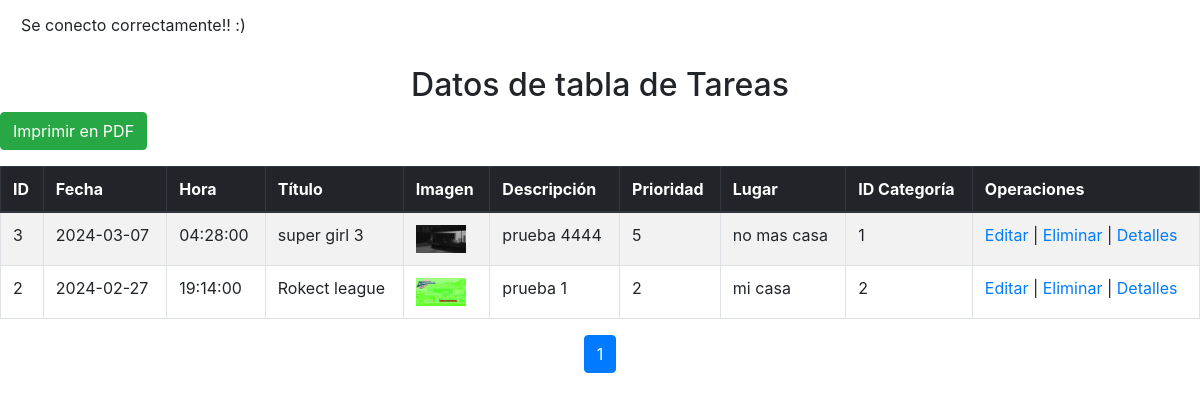
Screenshot of /examenTema4/index.php?accion=listado with the database file from the repository.
### tables this page shows
CREATE TABLE `tareas` (
  `id` int(11) NOT NULL,
  `fecha` date DEFAULT NULL,
  `hora` time DEFAULT NULL,
  `titulo` varchar(255) DEFAULT NULL,
  `imagen` varchar(255) DEFAULT NULL,
  `descripcion` text DEFAULT NULL,
  `prioridad` int(11) DEFAULT NULL,
  `lugar` varchar(255) DEFAULT NULL,
  `car_id` int(11) DEFAULT NULL
);

### examenTema4/controladores/controlador.php (called while the page is built, shortened)
<?php
require_once 'modelos/modelo.php';
class controlador {
    private $modelo;
    public function __construct() {
        $this->modelo = new modelo();
    }
    public function listado() {
        $parametros = [
            "correcto" => FALSE,
            "datos" => NULL,
            "error" => NULL
        ];
        $resultadosPorPagina = 5;
        $totalRegistros = $this->modelo->obtenerTotalRegistros();
        $totalPaginas = ceil($totalRegistros / $resultadosPorPagina);
        $paginaActual = isset($_GET['pagina']) ? (int)$_GET['pagina'] : 1;
        $inicio = ($paginaActual - 1) * $resultadosPorPagina;
        $resultModelo = $this->modelo->obtenerTodasTareas($inicio, $resultadosPorPagina);
        if ($resultModelo["correcto"]) {
            $parametros["correcto"] = TRUE;
            $parametros["datos"] = $resultModelo["datos"];
        } else {
            $parametros["error"] = $resultModelo["error"];
        }
        include_once 'vistas/listado.php';
    }
}

### examenTema4/vistas/listado.php (the view, shortened to what this page needs)
<!DOCTYPE html>
<html lang="es">
<head>
    <link rel="stylesheet" href="https://maxcdn.bootstrapcdn.com/bootstrap/4.0.0-beta.2/css/bootstrap.min.css"
        integrity="sha384-
        PsH8R72JQ3SOdhVi3uxftmaW6Vc51MKb0q5P2rRUpPvrszuE4W1povHYgTpB
        fshb">
</head>
<body>
  <h2 class="d-flex justify-content-center align-items-center flex-column"> Datos de tabla de Tareas</h2>
  <button class="btn btn-success mb-3" onclick="generarPDF()">Imprimir en PDF</button>
  <?php if ($parametros["correcto"]) : ?>
  <div id="tabla-listado" class="table-responsive">
    <table class="table table-bordered table-striped">
      <thead class="thead-dark">
        <tr>
            <th>ID</th>
            <th>Fecha</th>
            <th>Hora</th>
            <th>Título</th>
            <th>Imagen</th>
            <th>Descripción</th>
            <th>Prioridad</th>
            <th>Lugar</th>
            <th>ID Categoría</th>
            <th>Operaciones</th>
        </tr>
      </thead>
      <tbody>
        <?php foreach ($parametros["datos"] as $tarea) : ?>
          <tr>
            <td><?= $tarea['id'] ?></td>
            <td><?= $tarea['fecha'] ?></td>
            <td><?= $tarea['hora'] ?></td>
            <td><?= $tarea['titulo'] ?></td>
            <td><img src="imagenes/<?= $tarea['imagen'] ?>" alt="Imagen de la tarea" width="50"></td>
            <td><?= $tarea['descripcion'] ?></td>
            <td><?= $tarea['prioridad'] ?></td>
            <td><?= $tarea['lugar'] ?></td>
            <td><?= $tarea['car_id'] ?></td>
            <td>
              <a href="../index.php?accion=editarTareaCargaDatos&id=<?= $tarea['id'] ?>">Editar</a> |
              <a href="../index.php?accion=eliminarTarea&id=<?= $tarea['id'] ?>">Eliminar</a> |
              <a href="../index.php?accion=detalle_tarea&id=<?= $tarea['id'] ?>">Detalles</a>
            </td>
          </tr>
        <?php endforeach; ?>
      </tbody>
    </table>
  </div>
  <div class="d-flex justify-content-center">
    <?php for ($i = 1; $i <= $totalPaginas; $i++) : ?>
      <a class="btn btn-primary mx-1" href="index.php?accion=listado&pagina=<?= $i ?>"><?= $i ?></a>
    <?php endfor; ?>
  </div>
  <?php else : ?>
    <p class="alert alert-danger">Error al procesar la solicitud: <?= $parametros["error"] ?></p>
  <?php endif; ?>
</body>
</html>

### examenTema4/modelos/modelo.php (shortened to what this page needs)
<?php
class modelo{
    public function __construct() {
        $this->conectar();
      }
    private $conexion;
    private $dbHost = "localhost";
    private $dbUser = "root";
    private $dbPass = "";
    private $dbName = "bdToDoList";
    public function conectar() {
        try {
            $this->conexion = new PDO("mysql:host=$this->dbHost;dbname=$this->dbName", $this->dbUser, $this->dbPass);
            $this->conexion->setAttribute(PDO::ATTR_ERRMODE, PDO::ERRMODE_EXCEPTION);
            echo '<div class="alert ">' .
            "Se conecto correctamente!! :) <br/>" . '</div>';
            return TRUE;
        } catch (PDOException $ex) {
            echo '<div class="alert alert-danger">' .
            "No se pudo conectar a la BD de usuarios!! :( <br/>" . $ex->getMessage() . '</div>';
            return $ex->getMessage();
        }
    }
    public function obtenerTotalRegistros() {
        try {
            $totalRegistros = $this->conexion->query("SELECT COUNT(*) FROM tareas")->fetchColumn();
            return $totalRegistros;
        } catch (PDOException $ex) {
            return FALSE;
        }
    }
    public function obtenerTodasTareas($inicio, $resultadosPorPagina) {
        $return = [
            "correcto" => FALSE,
            "datos" => NULL,
            "error" => NULL
        ];
        try {
            $query = $this->conexion->prepare("SELECT * FROM tareas ORDER BY fecha DESC, hora DESC LIMIT :inicio, :resultadosPorPagina");
            $query->bindParam(':inicio', $inicio, PDO::PARAM_INT);
            $query->bindParam(':resultadosPorPagina', $resultadosPorPagina, PDO::PARAM_INT);
            $query->execute();
            if ($query->rowCount() > 0) {
                $return["correcto"] = TRUE;
                $return["datos"] = $query->fetchAll(PDO::FETCH_ASSOC);
            }
        } catch (PDOException $ex) {
            $return["error"] = $ex->getMessage();
        }
        return $return;
    }
}

### examenTema4/index.php
<?php
require_once 'controladores/controlador.php';
$controlador = new controlador();
if ($_GET && $_GET["accion"]) :
  $accion = filter_input(INPUT_GET, "accion", FILTER_SANITIZE_STRING);
  if (method_exists($controlador, $accion)) :
      $controlador->$accion();
  else :
      $controlador->login();
  endif;
else :
  $controlador->login();
endif;

### rows the page displays
tareas: id "3", fecha "2024-03-07", hora "04:28:00", titulo "super girl 3", imagen (picture), descripcion "prueba 4444", prioridad "5", lugar "no mas casa", car "1"
tareas: id "2", fecha "2024-02-27", hora "19:14:00", titulo "Rokect league", imagen (picture), descripcion "prueba 1", prioridad "2", lugar "mi casa", car "2"
